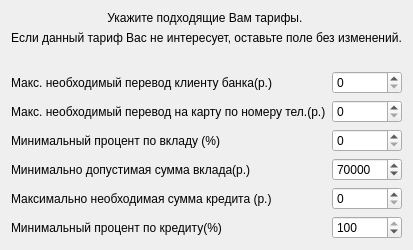
            <widget class="QWidget" name="scrollAreaWidgetContents_2">
             <property name="geometry">
              <rect>
               <x>0</x>
               <y>0</y>
               <width>385</width>
               <height>232</height>
              </rect>
             </property>
             <layout class="QGridLayout" name="gridLayout">
              <item row="13" column="1">
               <widget class="QSpinBox" name="percentCredit_fiz_SpinBox">
                <property name="maximum">
                 <number>100</number>
                </property>
                <property name="value">
                 <number>100</number>
                </property>
               </widget>
              </item>
              <item row="9" column="1">
               <widget class="QSpinBox" name="depositSum_fiz_SpinBox">
                <property name="maximum">
                 <number>10000000</number>
                </property>
                <property name="value">
                 <number>70000</number>
                </property>
               </widget>
              </item>
              <item row="3" column="0">
               <widget class="QLabel" name="label_4">
                <property name="text">
                 <string>Макс. необходимый перевод клиенту банка(р.)</string>
                </property>
               </widget>
              </item>
              <item row="0" column="0" colspan="2">
               <widget class="QLabel" name="label_7">
                <property name="styleSheet">
                 <string notr="true">font: italic 9pt &quot;Arial&quot;;

font: 8pt &quot;Arial&quot;;
font: 10pt &quot;MS Shell Dlg 2&quot;;</string>
                </property>
                <property name="text">
                 <string>Укажите подходящие Вам тарифы. </string>
                </property>
                <property name="textFormat">
                 <enum>Qt::AutoText</enum>
                </property>
                <property name="alignment">
                 <set>Qt::AlignBottom|Qt::AlignHCenter</set>
                </property>
                <property name="wordWrap">
                 <bool>true</bool>
                </property>
               </widget>
              </item>
              <item row="9" column="0">
               <widget class="QLabel" name="label_6">
                <property name="text">
                 <string>Минимально допустимая сумма вклада(р.)</string>
                </property>
               </widget>
              </item>
              <item row="4" column="0">
               <widget class="QLabel" name="label_9">
                <property name="text">
                 <string>Макс. необходимый перевод на карту по номеру тел.(р.)</string>
                </property>
               </widget>
              </item>
              <item row="3" column="1">
               <widget class="QSpinBox" name="transferToClient_fiz_SpinBox">
                <property name="maximum">
                 <number>10000000</number>
                </property>
               </widget>
              </item>
              <item row="2" column="0" colspan="2">
               <spacer name="horizontalSpacer">
                <property name="orientation">
                 <enum>Qt::Horizontal</enum>
                </property>
                <property name="sizeHint" stdset="0">
                 <size>
                  <width>40</width>
                  <height>20</height>
                 </size>
                </property>
               </spacer>
              </item>
              <item row="13" column="0">
               <widget class="QLabel" name="label_2">
                <property name="text">
                 <string>Минимальный процент по кредиту(%)</string>
                </property>
               </widget>
              </item>
              <item row="5" column="1">
               <widget class="QSpinBox" name="persentDepozit_fiz_SpinBox">
                <property name="maximum">
                 <number>100</number>
                </property>
               </widget>
              </item>
              <item row="11" column="1">
               <widget class="QSpinBox" name="creditSum_fiz_SpinBox">
                <property name="maximum">
                 <number>10000000</number>
                </property>
               </widget>
              </item>
              <item row="11" column="0">
               <widget class="QLabel" name="label_3">
                <property name="text">
                 <string>Максимально необходимая сумма кредита (р.)</string>
                </property>
               </widget>
              </item>
              <item row="4" column="1">
               <widget class="QSpinBox" name="transferNumber_fiz_SpinBox">
                <property name="maximum">
                 <number>10000000</number>
                </property>
               </widget>
              </item>
              <item row="5" column="0">
               <widget class="QLabel" name="label_8">
                <property name="text">
                 <string>Минимальный процент по вкладу (%)</string>
                </property>
               </widget>
              </item>
              <item row="1" column="0" colspan="2">
               <widget class="QLabel" name="label_5">
                <property name="styleSheet">
                 <string notr="true">font: 6pt &quot;MS Shell Dlg 2&quot;;</string>
                </property>
                <property name="text">
                 <string>Если данный тариф Вас не интересует, оставьте поле без изменений.</string>
                </property>
                <property name="alignment">
                 <set>Qt::AlignCenter</set>
                </property>
               </widget>
              </item>
             </layout>
            </widget>
